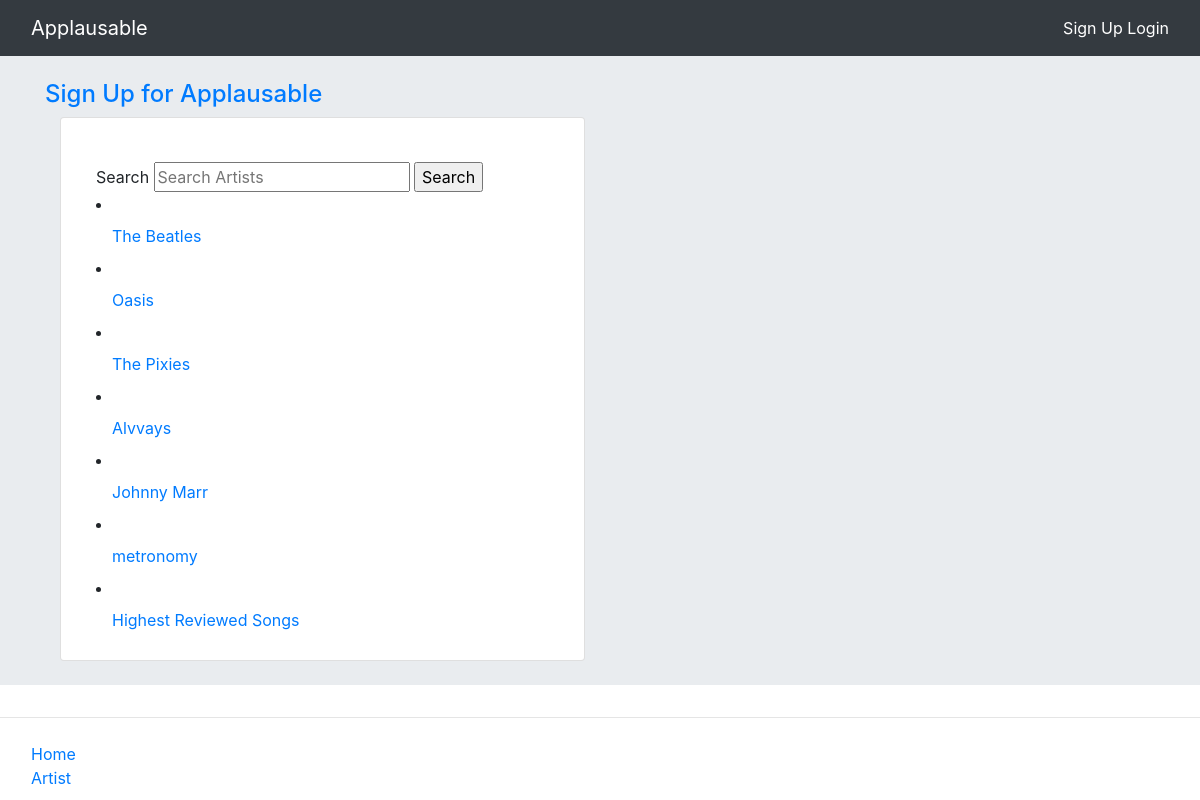
/, run on an earlier commit of the app's database.
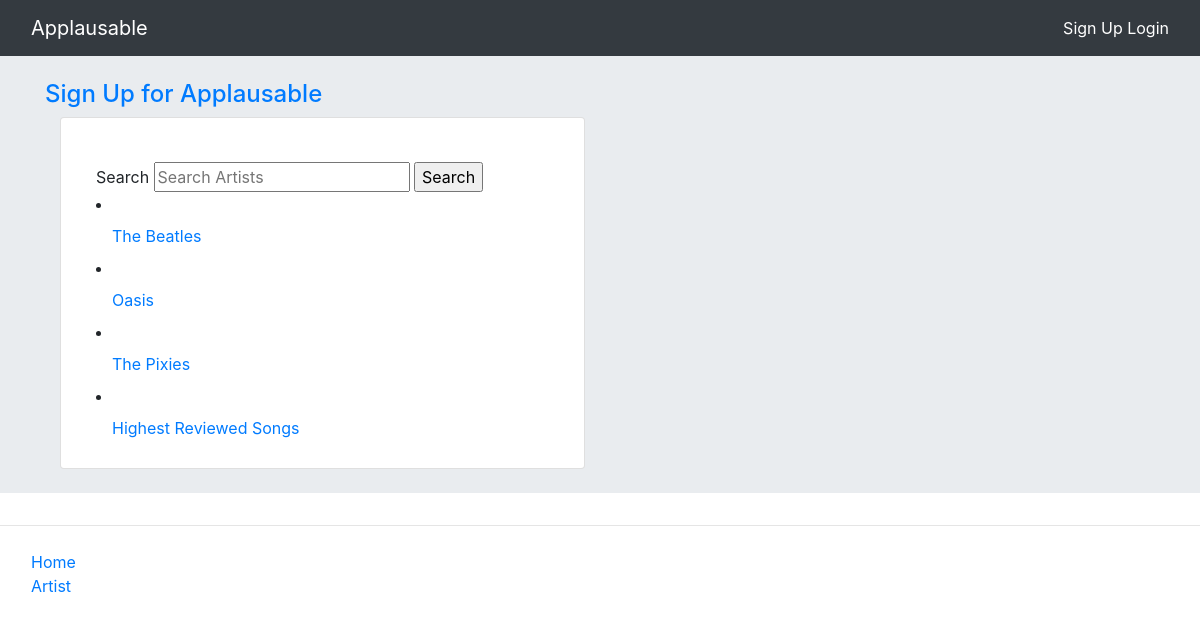
And on a later commit of the database.
### rango/models.py (models this page shows, shortened)
class Artist(models.Model):
    artistID = models.IntegerField(primary_key=True, unique=True)
    artistName = models.CharField(max_length=128, default='Artist')
    genre = models.CharField(max_length=128, default='Genre')
    description = models.CharField(max_length=248, default='Description')
    LinkToSocialMedia = models.URLField(default='Link') #sorry I made it a capital L but now I've done too much to change it back
    artistImage = models.ImageField(upload_to= settings.MEDIA_DIR,default='artist.jpg')
    slug = models.SlugField(unique=True, default=uuid.uuid1)

### rango/views.py (the view)
# urls.py: 2. Add a URL to urlpatterns:  path('', views.home, name='home')
def home(request):
    artist_list = Artist.objects.all()
    context_dict = {}
    context_dict['artists'] = artist_list
    return render(request, 'applausable/home.html', context = context_dict)

### templates/applausable/home.html (shortened to what this page needs)
{% extends 'applausable/base.html' %}
{% load staticfiles %}
{% block body_block %}
<div class="jumbotron jumbotron-fluid p-4">
    <div class="container">
        <h4 class="jumbotron-heading">
            {% if user.is_authenticated %}
                Welcome {{ user.username }}!
            {% else %}
            <a href="{% url 'applausable:signup' %}">Sign Up for Applausable</a>
            {% endif %}
        </h4>
        <div class="container">
            <div class="row">
                <div class="col-md-6">
                    <div class="card mb-6">
                        <div class="card-body">
                            <div class='container'>
                                <br />
                                <form action="{% url 'applausable:search_results' %}" method="GET" value="{{request.GET.q}}">
                                    Search <input type="text" name="q" value="{{request.GET.q}}" placeholder="Search Artists" />
                                    <input type="submit" name="submit" value="Search" />
                                </form>
                                {% if artists %}
                                {% for artist in artists %}
                                <li class="nav-item">
                                    <a class="nav-link active" href="{% url 'applausable:show_artist' artist.slug %}">
                                        {{ artist.artistName }}
                                    </a>
                                </li>
                                {% endfor %}
                                <li class="nav-item">
                                    <a class="nav-link active" href="{% url 'applausable:highestReviewedSongs' %}">
                                        Highest Reviewed Songs
                                    </a>
                                </li>
                                {% else %}
                                <li class="nav-item">There are no artists present.</li>
                                {% endif %}
                            </div>
                        </div>
                    </div>
                </div>
            </div>
        </div>
    </div>
</div>
{% endblock %}

What changed in the data, as far as the page shows it:
removed Artist: artistName "Alvvays"
removed Artist: artistName "Johnny Marr"
removed Artist: artistName "metronomy"
